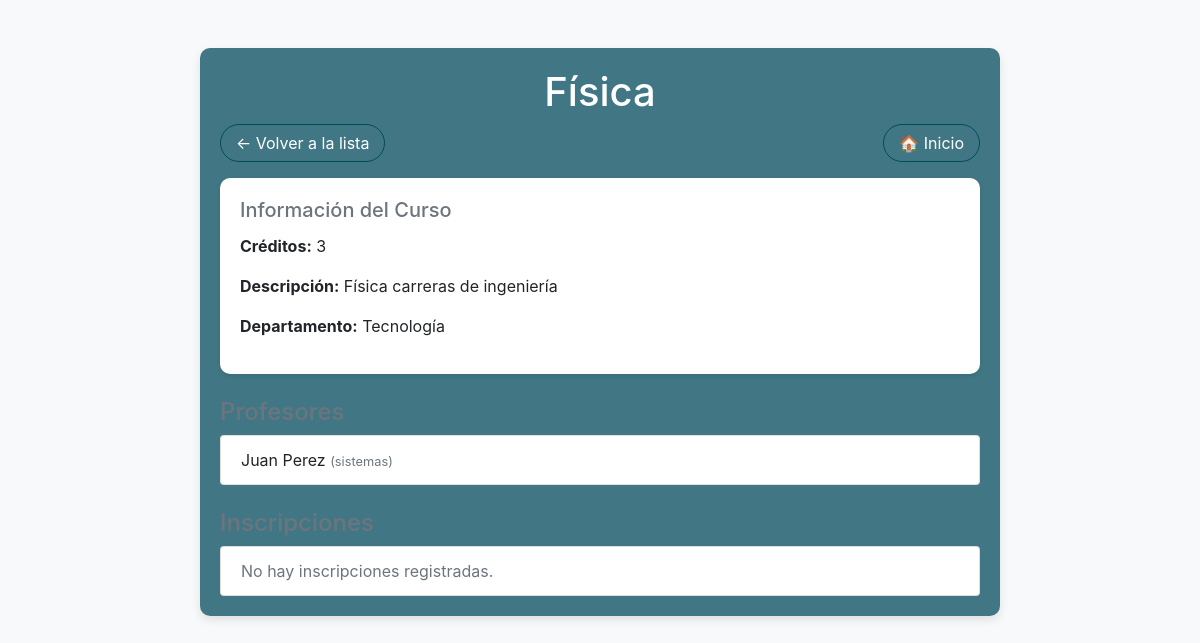
Page /cursos/3/ on the committed database.
### gestion_academica/models.py (models this page shows, shortened)
class Curso(models.Model):
    titulo = models.CharField(max_length=200)
    creditos = models.IntegerField()
    descripcion = models.TextField()
    departamento = models.ForeignKey(Departamento, on_delete=models.CASCADE, related_name='cursos')
    profesores = models.ManyToManyField(Profesor, related_name='cursos')  # Relación muchos a muchos

class Departamento(models.Model):
    nombre = models.CharField(max_length=100)
    descripcion = models.TextField()

class Usuario(models.Model):
    nombre = models.CharField(max_length=100)
    email = models.EmailField(unique=True)
    telefono = models.CharField(max_length=15, blank=True, null=True)
    class Meta:
        abstract = True

class Profesor(Usuario):
    especialidad = models.CharField(max_length=100)

### gestion_academica/views.py (the view)
# urls.py: path('cursos/<int:curso_id>/', views.detalle_curso, name='detalle_curso'),
def detalle_curso(request, curso_id):
    curso = get_object_or_404(Curso, id=curso_id)
    inscripciones = curso.inscripciones.all()
    return render(request, 'gestion_academica/detalle_curso.html', {
        'curso': curso,
        'inscripciones': inscripciones,
    })

### gestion_academica/templates/gestion_academica/detalle_curso.html (shortened to what this page needs)
<!DOCTYPE html>
<html lang="es">
<head>
    <link rel="stylesheet" href="https://stackpath.bootstrapcdn.com/bootstrap/4.5.2/css/bootstrap.min.css">
</head>
<body>
    <div class="container mt-5">
        <h1 class="text-center text-white">{{ curso.titulo }}</h1>
        <div class="d-flex justify-content-between mb-3">
            <a href="{% url 'lista_cursos' %}" class="btn btn-outline-secondary btn-custom">← Volver a la lista</a>
            <a href="{% url 'home' %}" class="btn btn-outline-primary btn-custom">🏠 Inicio</a>
        </div>
        <div class="card mb-4">
            <div class="card-body">
                <h5 class="card-title text-secondary">Información del Curso</h5>
                <p><strong>Créditos:</strong> {{ curso.creditos }}</p>
                <p><strong>Descripción:</strong> {{ curso.descripcion }}</p>
                <p><strong>Departamento:</strong> {{ curso.departamento.nombre }}</p>
            </div>
        </div>
        <h2 class="h4 text-secondary">Profesores</h2>
        <ul class="list-group mb-4">
            {% for profesor in curso.profesores.all %}
                <li class="list-group-item d-flex justify-content-between align-items-center">
                    <span>{{ profesor.nombre }} <small class="text-muted">({{ profesor.especialidad }})</small></span>
                </li>
            {% empty %}
                <li class="list-group-item text-muted">No se han asignado profesores.</li>
            {% endfor %}
        </ul>
        <h2 class="h4 text-secondary">Inscripciones</h2>
        <ul class="list-group">
            {% for inscripcion in inscripciones %}
                <li class="list-group-item d-flex justify-content-between align-items-center">
                    <span>{{ inscripcion.estudiante.nombre }} {{ inscripcion.estudiante.apellido }}</span>
                    <small class="text-muted">📅 {{ inscripcion.fecha_inscripcion }}</small>
                </li>
            {% empty %}
                <li class="list-group-item text-muted">No hay inscripciones registradas.</li>
            {% endfor %}
        </ul>
    </div>
</body>
</html>

### gestion_academica/templates/gestion_academica/detalle_curso.html (style rules this page uses)
body { background-color: #f8f9fa; }
.container { max-width: 800px; background: #004a5bbc; padding: 20px; border-radius: 10px; box-shadow: 0px 4px 10px rgba(0, 0, 0, 0.1); }
.card { border: none; border-radius: 10px; box-shadow: 0px 2px 5px rgba(0, 0, 0, 0.1); }
.btn-custom { border-radius: 20px; padding: 6px 15px; }
.btn-outline-secondary { border-color: #004b5b; color: white; }
.btn-outline-primary { border-color: #004b5b; color: white; }

### rows in the picture
Curso: titulo "Física", creditos "3", descripcion "Física carreras de ingeniería", departamento.nombre "Tecnología"
Profesor: nombre "Juan Perez", especialidad "sistemas"
